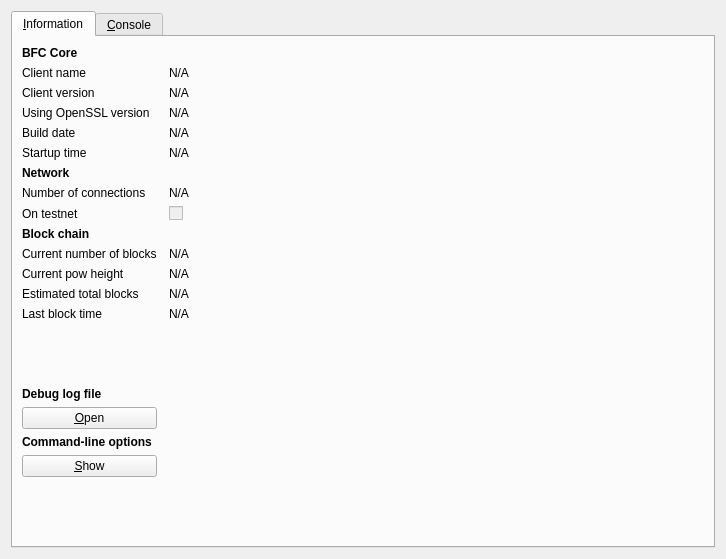
<?xml version="1.0" encoding="UTF-8"?>
<ui version="4.0">
 <class>RPCConsole</class>
 <widget class="QDialog" name="RPCConsole">
  <property name="geometry">
   <rect>
    <x>0</x>
    <y>0</y>
    <width>726</width>
    <height>559</height>
   </rect>
  </property>
  <property name="windowTitle">
   <string>BFC - Debug window</string>
  </property>
  <layout class="QHBoxLayout" name="horizontalLayout_2">
   <item>
    <widget class="QTabWidget" name="tabWidget">
     <property name="currentIndex">
      <number>0</number>
     </property>
     <widget class="QWidget" name="tab_info">
      <attribute name="title">
       <string>&amp;Information</string>
      </attribute>
      <layout class="QGridLayout" name="gridLayout" columnstretch="0,1">
       <property name="horizontalSpacing">
        <number>12</number>
       </property>
       <item row="8" column="0">
        <widget class="QLabel" name="label_8">
         <property name="text">
          <string>On testnet</string>
         </property>
        </widget>
       </item>
       <item row="12" column="0">
        <widget class="QLabel" name="label_4">
         <property name="text">
          <string>Estimated total blocks</string>
         </property>
        </widget>
       </item>
       <item row="10" column="0">
        <widget class="QLabel" name="label_3">
         <property name="text">
          <string>Current number of blocks</string>
         </property>
        </widget>
       </item>
       <item row="10" column="1">
        <widget class="QLabel" name="numberOfBlocks">
         <property name="cursor">
          <cursorShape>IBeamCursor</cursorShape>
         </property>
         <property name="text">
          <string>N/A</string>
         </property>
         <property name="textFormat">
          <enum>Qt::PlainText</enum>
         </property>
         <property name="textInteractionFlags">
          <set>Qt::LinksAccessibleByMouse|Qt::TextSelectableByKeyboard|Qt::TextSelectableByMouse</set>
         </property>
        </widget>
       </item>
       <item row="14" column="0">
        <spacer name="verticalSpacer_2">
         <property name="orientation">
          <enum>Qt::Vertical</enum>
         </property>
         <property name="sizeHint" stdset="0">
          <size>
           <width>20</width>
           <height>20</height>
          </size>
         </property>
        </spacer>
       </item>
       <item row="15" column="0">
        <widget class="QLabel" name="labelDebugLogfile">
         <property name="font">
          <font>
           <weight>75</weight>
           <bold>true</bold>
          </font>
         </property>
         <property name="text">
          <string>Debug log file</string>
         </property>
        </widget>
       </item>
       <item row="12" column="1">
        <widget class="QLabel" name="totalBlocks">
         <property name="cursor">
          <cursorShape>IBeamCursor</cursorShape>
         </property>
         <property name="text">
          <string>N/A</string>
         </property>
         <property name="textFormat">
          <enum>Qt::PlainText</enum>
         </property>
         <property name="textInteractionFlags">
          <set>Qt::LinksAccessibleByMouse|Qt::TextSelectableByKeyboard|Qt::TextSelectableByMouse</set>
         </property>
        </widget>
       </item>
       <item row="13" column="1">
        <widget class="QLabel" name="lastBlockTime">
         <property name="cursor">
          <cursorShape>IBeamCursor</cursorShape>
         </property>
         <property name="text">
          <string>N/A</string>
         </property>
         <property name="textFormat">
          <enum>Qt::PlainText</enum>
         </property>
         <property name="textInteractionFlags">
          <set>Qt::LinksAccessibleByMouse|Qt::TextSelectableByKeyboard|Qt::TextSelectableByMouse</set>
         </property>
        </widget>
       </item>
       <item row="13" column="0">
        <widget class="QLabel" name="label_2">
         <property name="text">
          <string>Last block time</string>
         </property>
        </widget>
       </item>
       <item row="17" column="0">
        <widget class="QLabel" name="labelCLOptions">
         <property name="font">
          <font>
           <weight>75</weight>
           <bold>true</bold>
          </font>
         </property>
         <property name="text">
          <string>Command-line options</string>
         </property>
        </widget>
       </item>
       <item row="16" column="0">
        <widget class="QPushButton" name="openDebugLogfileButton">
         <property name="toolTip">
          <string>Open the BFC debug log file from the current data directory. This can take a few seconds for large log files.</string>
         </property>
         <property name="text">
          <string>&amp;Open</string>
         </property>
         <property name="autoDefault">
          <bool>false</bool>
         </property>
        </widget>
       </item>
       <item row="18" column="0">
        <widget class="QPushButton" name="showCLOptionsButton">
         <property name="toolTip">
          <string>Show the BFC-Qt help message to get a list with possible BFC command-line options.</string>
         </property>
         <property name="text">
          <string>&amp;Show</string>
         </property>
         <property name="autoDefault">
          <bool>false</bool>
         </property>
        </widget>
       </item>
       <item row="19" column="0">
        <spacer name="verticalSpacer">
         <property name="orientation">
          <enum>Qt::Vertical</enum>
         </property>
         <property name="sizeHint" stdset="0">
          <size>
           <width>20</width>
           <height>40</height>
          </size>
         </property>
        </spacer>
       </item>
       <item row="0" column="0">
        <widget class="QLabel" name="label_9">
         <property name="font">
          <font>
           <weight>75</weight>
           <bold>true</bold>
          </font>
         </property>
         <property name="text">
          <string>BFC Core</string>
         </property>
        </widget>
       </item>
       <item row="1" column="0">
        <widget class="QLabel" name="label_5">
         <property name="text">
          <string>Client name</string>
         </property>
        </widget>
       </item>
       <item row="2" column="1">
        <widget class="QLabel" name="clientVersion">
         <property name="cursor">
          <cursorShape>IBeamCursor</cursorShape>
         </property>
         <property name="text">
          <string>N/A</string>
         </property>
         <property name="textFormat">
          <enum>Qt::PlainText</enum>
         </property>
         <property name="textInteractionFlags">
          <set>Qt::LinksAccessibleByMouse|Qt::TextSelectableByKeyboard|Qt::TextSelectableByMouse</set>
         </property>
        </widget>
       </item>
       <item row="3" column="0">
        <widget class="QLabel" name="label_14">
         <property name="text">
          <string>Using OpenSSL version</string>
         </property>
         <property name="indent">
          <number>-1</number>
         </property>
        </widget>
       </item>
       <item row="1" column="1">
        <widget class="QLabel" name="clientName">
         <property name="cursor">
          <cursorShape>IBeamCursor</cursorShape>
         </property>
         <property name="text">
          <string>N/A</string>
         </property>
         <property name="textFormat">
          <enum>Qt::PlainText</enum>
         </property>
         <property name="textInteractionFlags">
          <set>Qt::LinksAccessibleByMouse|Qt::TextSelectableByKeyboard|Qt::TextSelectableByMouse</set>
         </property>
        </widget>
       </item>
       <item row="2" column="0">
        <widget class="QLabel" name="label_6">
         <property name="text">
          <string>Client version</string>
         </property>
        </widget>
       </item>
       <item row="4" column="1">
        <widget class="QLabel" name="buildDate">
         <property name="cursor">
          <cursorShape>IBeamCursor</cursorShape>
         </property>
         <property name="text">
          <string>N/A</string>
         </property>
         <property name="textFormat">
          <enum>Qt::PlainText</enum>
         </property>
         <property name="textInteractionFlags">
          <set>Qt::LinksAccessibleByMouse|Qt::TextSelectableByKeyboard|Qt::TextSelectableByMouse</set>
         </property>
        </widget>
       </item>
       <item row="5" column="0">
        <widget class="QLabel" name="label_13">
         <property name="text">
          <string>Startup time</string>
         </property>
        </widget>
       </item>
       <item row="3" column="1">
        <widget class="QLabel" name="openSSLVersion">
         <property name="cursor">
          <cursorShape>IBeamCursor</cursorShape>
         </property>
         <property name="text">
          <string>N/A</string>
         </property>
         <property name="textFormat">
          <enum>Qt::PlainText</enum>
         </property>
         <property name="textInteractionFlags">
          <set>Qt::LinksAccessibleByMouse|Qt::TextSelectableByKeyboard|Qt::TextSelectableByMouse</set>
         </property>
        </widget>
       </item>
       <item row="4" column="0">
        <widget class="QLabel" name="label_12">
         <property name="text">
          <string>Build date</string>
         </property>
        </widget>
       </item>
       <item row="8" column="1">
        <widget class="QCheckBox" name="isTestNet">
         <property name="enabled">
          <bool>false</bool>
         </property>
         <property name="text">
          <string/>
         </property>
        </widget>
       </item>
       <item row="5" column="1">
        <widget class="QLabel" name="startupTime">
         <property name="cursor">
          <cursorShape>IBeamCursor</cursorShape>
         </property>
         <property name="text">
          <string>N/A</string>
         </property>
         <property name="textFormat">
          <enum>Qt::PlainText</enum>
         </property>
         <property name="textInteractionFlags">
          <set>Qt::LinksAccessibleByMouse|Qt::TextSelectableByKeyboard|Qt::TextSelectableByMouse</set>
         </property>
        </widget>
       </item>
       <item row="7" column="0">
        <widget class="QLabel" name="label_7">
         <property name="text">
          <string>Number of connections</string>
         </property>
        </widget>
       </item>
       <item row="9" column="0">
        <widget class="QLabel" name="label_10">
         <property name="font">
          <font>
           <weight>75</weight>
           <bold>true</bold>
          </font>
         </property>
         <property name="text">
          <string>Block chain</string>
         </property>
        </widget>
       </item>
       <item row="7" column="1">
        <widget class="QLabel" name="numberOfConnections">
         <property name="cursor">
          <cursorShape>IBeamCursor</cursorShape>
         </property>
         <property name="text">
          <string>N/A</string>
         </property>
         <property name="textFormat">
          <enum>Qt::PlainText</enum>
         </property>
         <property name="textInteractionFlags">
          <set>Qt::LinksAccessibleByMouse|Qt::TextSelectableByKeyboard|Qt::TextSelectableByMouse</set>
         </property>
        </widget>
       </item>
       <item row="6" column="0">
        <widget class="QLabel" name="label_11">
         <property name="font">
          <font>
           <weight>75</weight>
           <bold>true</bold>
          </font>
         </property>
         <property name="text">
          <string>Network</string>
         </property>
        </widget>
       </item>
       <item row="11" column="0">
        <widget class="QLabel" name="label_15">
         <property name="text">
          <string>Current pow height</string>
         </property>
        </widget>
       </item>
       <item row="11" column="1">
        <widget class="QLabel" name="numberOfPow">
         <property name="cursor">
          <cursorShape>IBeamCursor</cursorShape>
         </property>
         <property name="text">
          <string>N/A</string>
         </property>
         <property name="textFormat">
          <enum>Qt::PlainText</enum>
         </property>
         <property name="textInteractionFlags">
          <set>Qt::LinksAccessibleByMouse|Qt::TextSelectableByKeyboard|Qt::TextSelectableByMouse</set>
         </property>
        </widget>
       </item>
      </layout>
     </widget>
     <widget class="QWidget" name="tab_console">
      <attribute name="title">
       <string>&amp;Console</string>
      </attribute>
      <layout class="QVBoxLayout" name="verticalLayout_3">
       <property name="spacing">
        <number>3</number>
       </property>
       <item>
        <widget class="QTextEdit" name="messagesWidget">
         <property name="minimumSize">
          <size>
           <width>0</width>
           <height>100</height>
          </size>
         </property>
         <property name="readOnly">
          <bool>true</bool>
         </property>
         <property name="tabKeyNavigation" stdset="0">
          <bool>false</bool>
         </property>
         <property name="columnCount" stdset="0">
          <number>2</number>
         </property>
        </widget>
       </item>
       <item>
        <layout class="QHBoxLayout" name="horizontalLayout">
         <property name="spacing">
          <number>3</number>
         </property>
         <item>
          <widget class="QLabel" name="label">
           <property name="text">
            <string notr="true">&gt;</string>
           </property>
          </widget>
         </item>
         <item>
          <widget class="QLineEdit" name="lineEdit"/>
         </item>
         <item>
          <widget class="QPushButton" name="clearButton">
           <property name="maximumSize">
            <size>
             <width>24</width>
             <height>24</height>
            </size>
           </property>
           <property name="toolTip">
            <string>Clear console</string>
           </property>
           <property name="text">
            <string/>
           </property>
           <property name="icon">
            <iconset resource="../bitcoin.qrc">
             <normaloff>:/icons/remove</normaloff>:/icons/remove</iconset>
           </property>
           <property name="shortcut">
            <string notr="true">Ctrl+L</string>
           </property>
           <property name="autoDefault">
            <bool>false</bool>
           </property>
          </widget>
         </item>
        </layout>
       </item>
      </layout>
     </widget>
    </widget>
   </item>
  </layout>
 </widget>
 <resources>
  <include location="../bitcoin.qrc"/>
 </resources>
 <connections/>
</ui>
